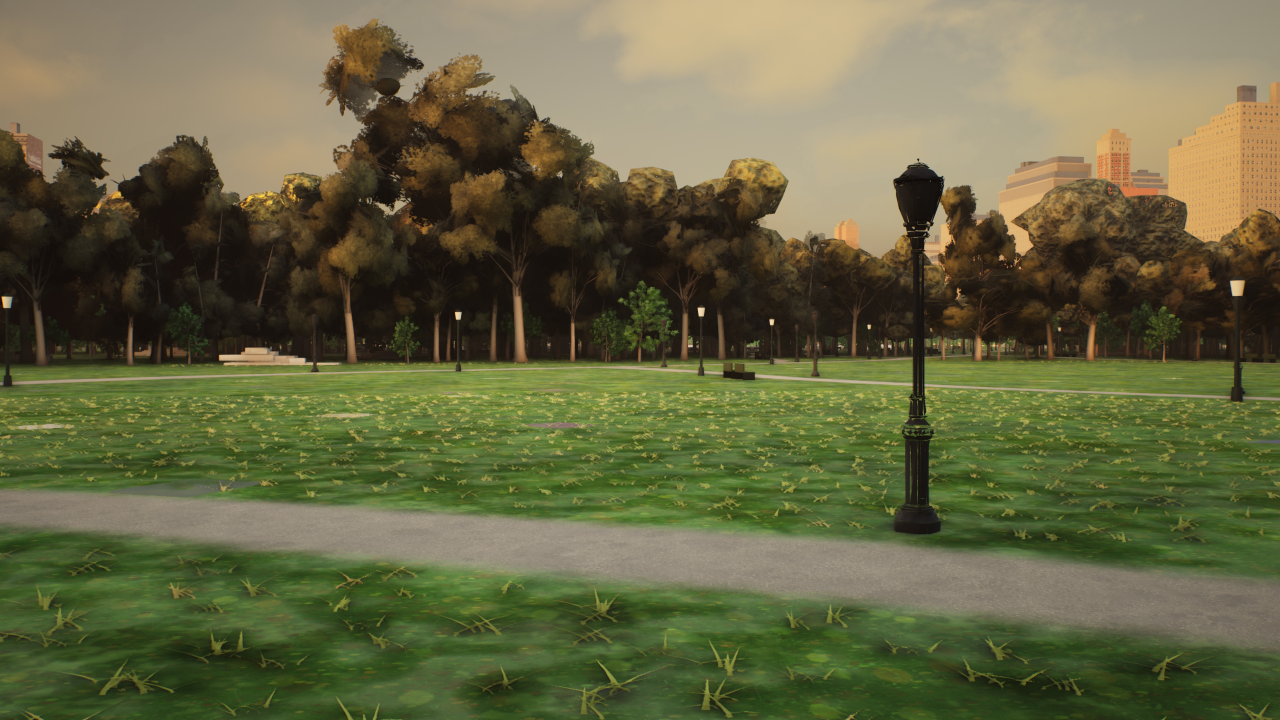
#> input picture docs/night1/terrain/round-02/stills/p10_lawn_eye.jpg, 3840 x 2160 px (shown at 1/3 size)
$ python -i crown_stats.py   (imports and definitions only)
#> lines starting #> are read from the running program, lines starting #| are printed output that depends on the picture; after the words box and inside, x2 and y2 are one past the last pixel; in counts of white or black regions, pixels touching at a corner belong together
#!/usr/bin/env python3
"""Tree-crown detail check (round-01 critic's biggest gap; round-02 PASS test), CPU only.
  1. crown crops: high-pass SD = std of (Y - GaussianBlur(Y, sigma 3)) on hand-picked 150 x 150 crops of pure crown (luma Y 0..255); boxes are pixel boxes on the 3840 x 2160 stills,
     listed in docs/night1/terrain/round-NN/crops.json  {"crowns": {"p1_south.jpg": [[x, y], ...]}, "reference": {"<ref image path>": [[x, y], ...]}}.  PASS: every crop >= 9.
  2. flat-shaded hull faces: foliage-coloured pixels whose local luma variation is almost zero form flat patches (what a smooth-shaded low-poly hull looks like); a patch's width
     is the diameter of its largest inscribed circle (distance transform). PASS: no patch wider than 40 px in p1_south / p10_lawn_eye.
  3. (r03) crown silhouette: the longest straight segment on the foliage-mask boundary where it meets the sky (a hull facet edge reads as a straight line against the sky).
     The foliage / sky masks are cleaned (3 px opening / closing), the boundary is traced as contours, only contour points with sky within 3 px are kept, every run of them is
     simplified by Douglas-Peucker with a 1.5 px tolerance and the longest resulting segment is reported (image borders excluded). Segments within 4 deg of horizontal / vertical
     are building / lamp-post edges (the cameras have no roll); a segment whose foliage-side strip (5 px in) is dark (median luma < 55: lamp heads, trunks, bare limbs),
     thin (median mask thickness < 3.5 px: twigs) or outside the canopy hue range 32-170 deg (brick / facades) is not a crown edge either. All set-aside segments are listed with
     the reason, never scored. PASS: <= 40 px in p10_lawn_eye.
  r03: the flat-patch test also counts dark pockets (luma < 40, any hue) that touch foliage (within 15 px), so a crushed black shadow pocket cannot hide from it.
usage: crown_stats.py <stills dir> <crops.json> <out.json> [--flat image.jpg ...] [--silhouette image.jpg ...] [--preview preview.png]"""
import sys, json, os
import numpy as np
from PIL import Image, ImageDraw
from scipy.ndimage import gaussian_filter, uniform_filter, distance_transform_edt, label, binary_opening, binary_closing, binary_dilation

CROP = 150
def luma(a): return 0.299 * a[..., 0] + 0.587 * a[..., 1] + 0.114 * a[..., 2]
def load(p): return np.asarray(Image.open(p).convert('RGB')).astype(np.float32)

# [39 lines left out: functions hp_sd, crop_stats, flat_faces, not called in this run]

def foliage_sky_masks(im):
    Y = luma(im); r, g, b = im[..., 0], im[..., 1], im[..., 2]
    mx = im.max(axis=2); mn = im.min(axis=2); sat = (mx - mn) / np.maximum(mx, 1.0)
    m1 = uniform_filter(Y, 7); m2 = uniform_filter(Y * Y, 7); lstd = np.sqrt(np.maximum(m2 - m1 * m1, 0))
    # sky (incl. the warm golden-hour haze and clouds): bright, weakly saturated, smooth, and connected to the top edge of the frame
    sky0 = (Y > 120) & (sat < 0.36) & (lstd < 3.5)
    lab, n = label(binary_closing(sky0, iterations=1))
    top = set(np.unique(lab[0:6, :])) - {0}
    sky = np.isin(lab, list(top)) if top else np.zeros_like(sky0)
    # crown side of the skyline: everything that is not sky and is coloured like foliage (yellow-green .. olive .. autumn brown); buildings pass the colour test too,
    # their axis-aligned edges are set aside in silhouette()
    d = np.maximum(mx - mn, 1e-3)
    hue = np.where(mx == r, (60 * (g - b) / d) % 360, np.where(mx == g, 60 * (b - r) / d + 120, 60 * (r - g) / d + 240))
    foliage = ~sky & (sat > 0.18) & (hue > 15) & (hue < 170)
    foliage = binary_closing(binary_opening(foliage, iterations=1), iterations=1)
    return foliage, sky

def silhouette(path, tol=1.5, near_sky=3, min_report=40, axis_tol=4.0):
    """longest straight run on the foliage boundary against the sky (see the module docstring)"""
#> called with tol = 1.5, near_sky = 3, min_report = 40, axis_tol = 4
    import cv2
    im = load(path); H, W = im.shape[:2]
    foliage, sky = foliage_sky_masks(im)
#> in foliage_sky_masks, `sky0 = (Y > 120) & (sat < 0.36) & (lstd < 3.5)`:
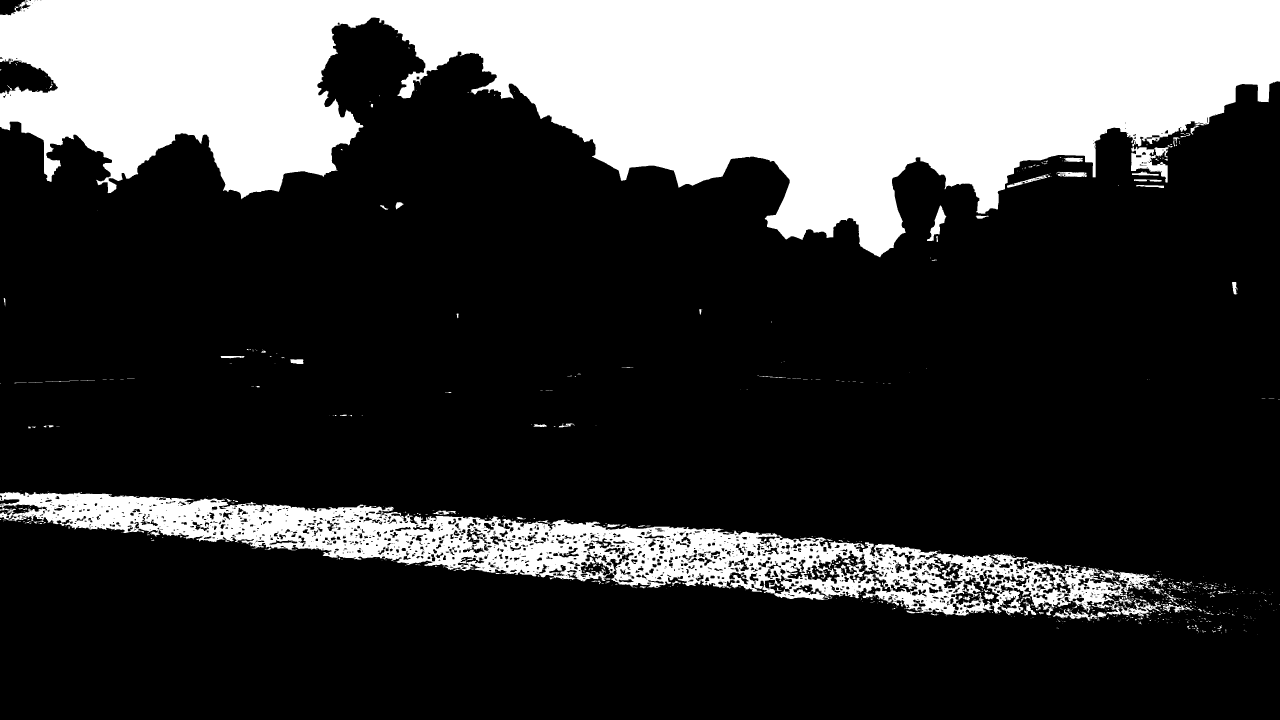
#> sky0: shape (2160, 3840) bool (shown at 1/3 size); 25.1% white; 1041 white regions (870 under 20 px), largest, box (x1, y1, x2, y2) and area: (0, 0, 3840, 772) 1683922, (0, 1476, 3470, 1847) 367013, (2781, 615, 2839, 723) 2122
#> in foliage_sky_masks, `lab, n = label(binary_closing(sky0, iterations=1))`:
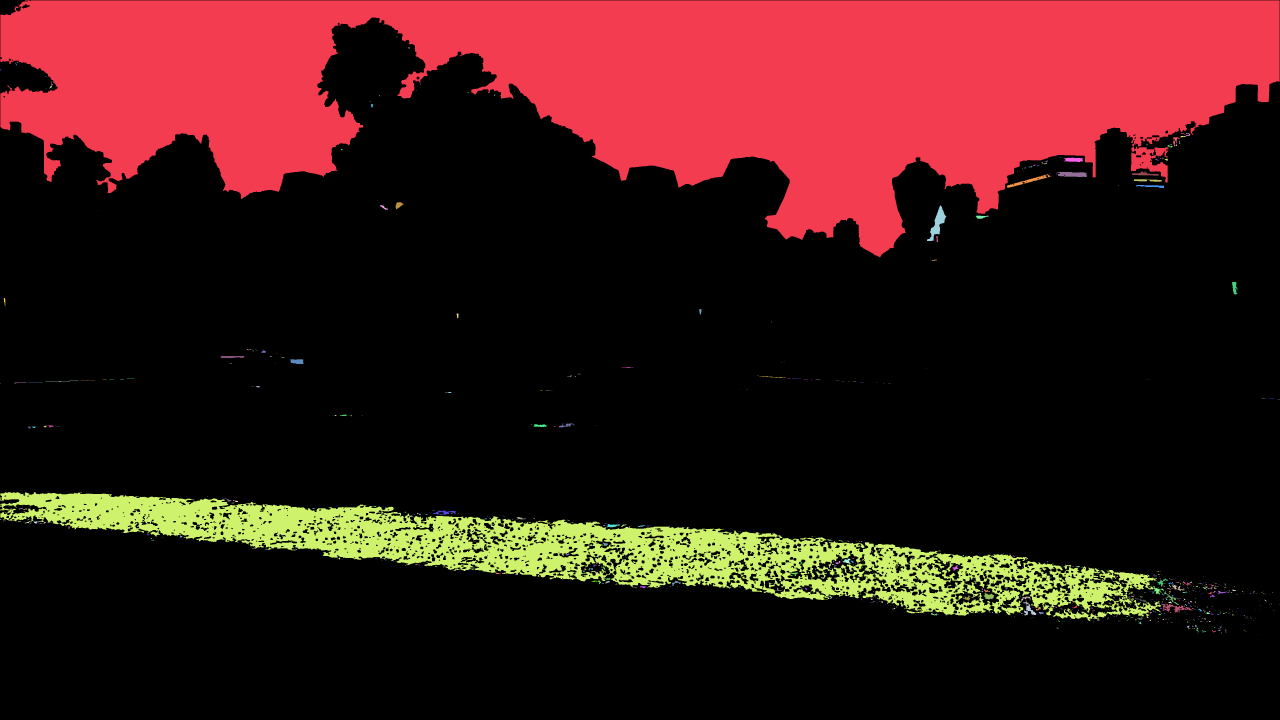
#> lab: shape (2160, 3840) int32 (shown at 1/3 size); 985 distinct labels, from 0 to 984; one colour per label, 0 black
#> in foliage_sky_masks, `lab, n = label(binary_closing(sky0, iterations=1))`: n = 984
#> in foliage_sky_masks, `top = set(np.unique(lab[0:6, :])) - {0}`: top = 1 item
#> in foliage_sky_masks, `foliage = binary_closing(binary_opening(foliage, iterations=1), iterat..`:
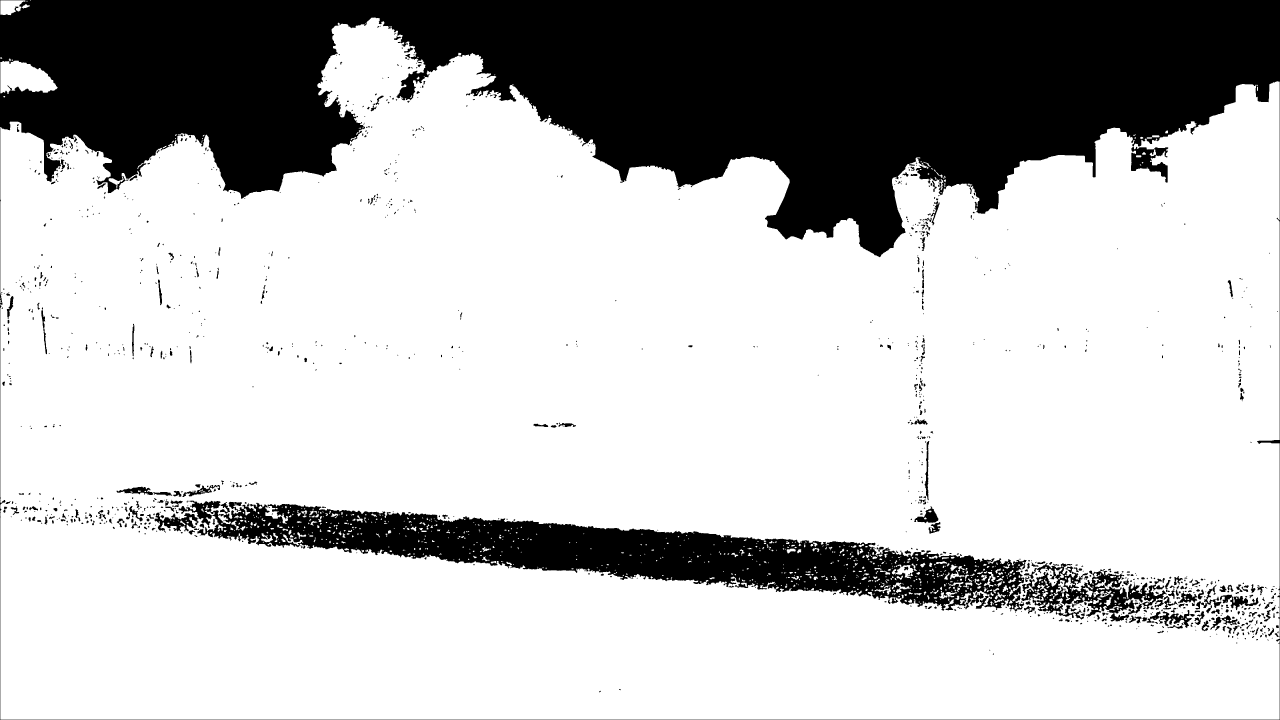
#> foliage: shape (2160, 3840) bool (shown at 1/3 size); 74.8% white; 1189 black regions (689 under 20 px), largest, box (x1, y1, x2, y2) and area: (0, 0, 3840, 2160) 1704113, (536, 1502, 3080, 1838) 299954, (3064, 1689, 3500, 1864) 26642
    skyd = binary_dilation(sky, iterations=near_sky)
#> skyd: shape (2160, 3840) bool; 20.7% white; 1 white region
    cs, _ = cv2.findContours(foliage.astype(np.uint8), cv2.RETR_LIST, cv2.CHAIN_APPROX_NONE)
#> cs = 2219 contours, 1279 with area under 20; largest, box (x1, y1, x2, y2) and area: (1, 52, 3839, 2159) 6565562, (535, 1501, 3081, 1836) 329234, (3063, 1688, 3501, 1865) 33022, (1, 182, 173, 282) 11708, (463, 1536, 597, 1599) 4052
    best = []; axial = []; npts = 0
    Y = luma(im); thick = distance_transform_edt(foliage)
#> after `thick = distance_transform_edt(foliage)`:
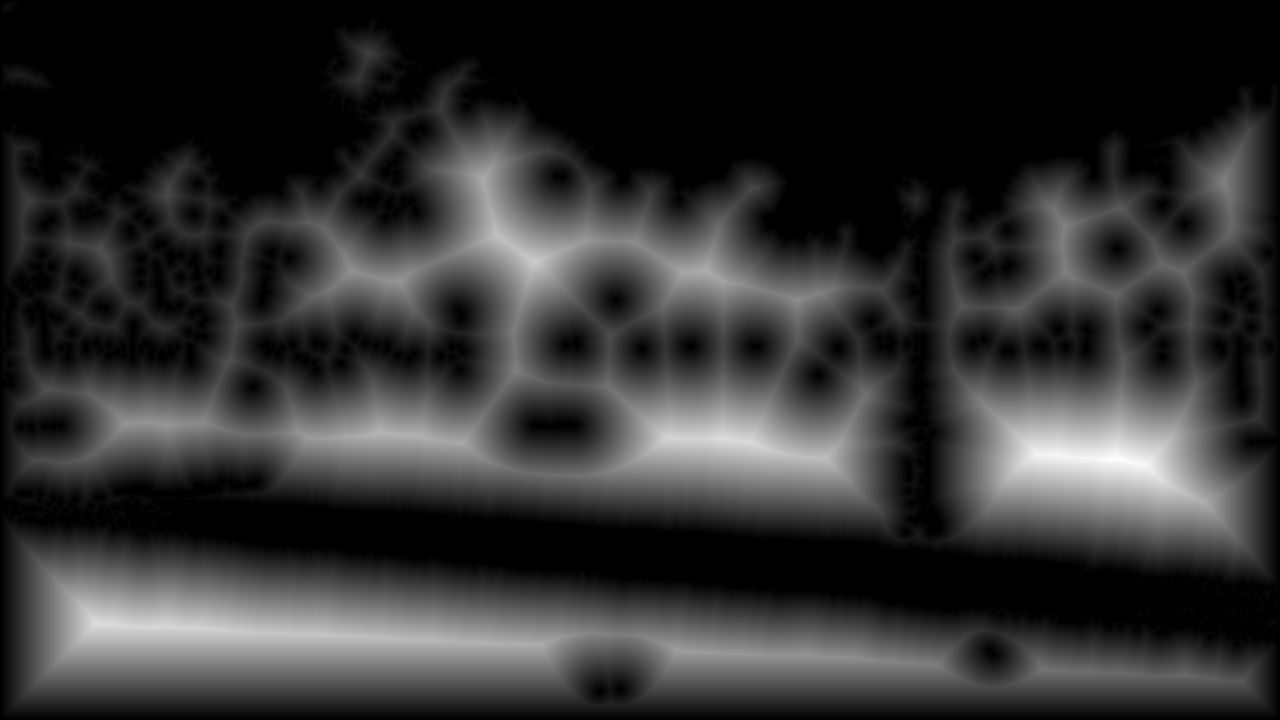
#> thick: shape (2160, 3840) float64 (shown at 1/3 size); min 0, max 331.4, mean 65.1; drawn with min black and max white
    mx = im.max(axis=2); mn = im.min(axis=2); d_ = np.maximum(mx - mn, 1e-3); r_, g_, b_ = im[..., 0], im[..., 1], im[..., 2]
    hue = np.where(mx == r_, (60 * (g_ - b_) / d_) % 360, np.where(mx == g_, 60 * (b_ - r_) / d_ + 120, 60 * (r_ - g_) / d_ + 240))
    def strip_class(a, b):
        """what lies on the foliage side of a boundary segment: 'crown' (leaf-coloured, lit, thicker than a twig) or why not (dark = lamp head / trunk / bare limb,
        thin = a twig or limb under 7 px, hue = brick / facade colours outside the canopy's yellow-olive-green range)"""
        n = max(2, int(np.hypot(*(b - a).astype(float)) // 2)); t = np.linspace(0.0, 1.0, n)
        P = a[None, :] + (b - a)[None, :] * t[:, None]
        nx, ny = -(b - a)[1], (b - a)[0]; nl = max(1e-6, float(np.hypot(nx, ny))); nx, ny = nx / nl, ny / nl
        best_side = None
        for sgn in (1.0, -1.0):   # pick the side of the segment that is foliage
            xs = np.clip((P[:, 0] + sgn * nx * 5).round().astype(int), 0, W - 1); ys = np.clip((P[:, 1] + sgn * ny * 5).round().astype(int), 0, H - 1)
            f = foliage[ys, xs].mean()
            if best_side is None or f > best_side[0]: best_side = (f, xs, ys)
        f, xs, ys = best_side
        if np.median(Y[ys, xs]) < 55: return 'dark'
        if np.median(thick[ys, xs]) < 3.5: return 'thin'
        hh = np.median(hue[ys, xs])
        if hh < 32 or hh > 170: return 'hue'
        return 'crown'
    for c in cs:
        c = c[:, 0, :]
        if len(c) < 20: continue
        ok = skyd[c[:, 1], c[:, 0]] & (c[:, 0] > 2) & (c[:, 0] < W - 3) & (c[:, 1] > 2) & (c[:, 1] < H - 3)
        npts += int(ok.sum())
        # runs of consecutive sky-facing contour points (the contour is closed: rotate so a run does not wrap)
        if ok.all(): runs = [c]
        else:
            k = int(np.argmin(ok)); c2 = np.roll(c, -k, axis=0); o2 = np.roll(ok, -k)
            runs, cur = [], []
            for pnt, f in zip(c2, o2):
                if f: cur.append(pnt)
                elif cur: runs.append(np.array(cur)); cur = []
            if cur: runs.append(np.array(cur))
        for run in runs:
            if len(run) < 10: continue
            ap = cv2.approxPolyDP(run.reshape(-1, 1, 2).astype(np.int32), tol, False)[:, 0, :]
            for a, b in zip(ap[:-1], ap[1:]):
                dx, dy = (b - a).astype(float); L = float(np.hypot(dx, dy))
                if L <= 0: continue
                ang = abs(np.degrees(np.arctan2(dy, dx))) % 90.0
                axis = min(ang, 90.0 - ang) <= axis_tol           # building verticals / roof lines / lamp posts (the cameras have no roll): reported apart
                why = 'axis-aligned' if axis else strip_class(a, b)
                rec = (L, [int(a[0]), int(a[1])], [int(b[0]), int(b[1])], why)
                (best if why == 'crown' else axial).append(rec)
#> after the loop, npts = 8945
    best.sort(key=lambda t: -t[0]); axial.sort(key=lambda t: -t[0])
    return {'image': os.path.basename(path), 'sky_pct': round(100 * float(sky.mean()), 1), 'foliage_pct': round(100 * float(foliage.mean()), 1), 'sky_boundary_points': npts,
            'longest_straight_px': round(best[0][0], 1) if best else 0.0, 'segments_longer_than_%d_px' % min_report: sum(1 for t in best if t[0] > min_report),
            'longest': [{'len_px': round(t[0], 1), 'from': t[1], 'to': t[2]} for t in best[:8]],
            'set_aside': [{'len_px': round(t[0], 1), 'from': t[1], 'to': t[2], 'why': t[3]} for t in axial[:8]]}

# [52 lines left out: function main, not called in this run]
# [1 line not run here, left out]

>>> result = silhouette('../../docs/night1/terrain/round-02/stills/p10_lawn_eye.jpg')
#> result = 8 items
